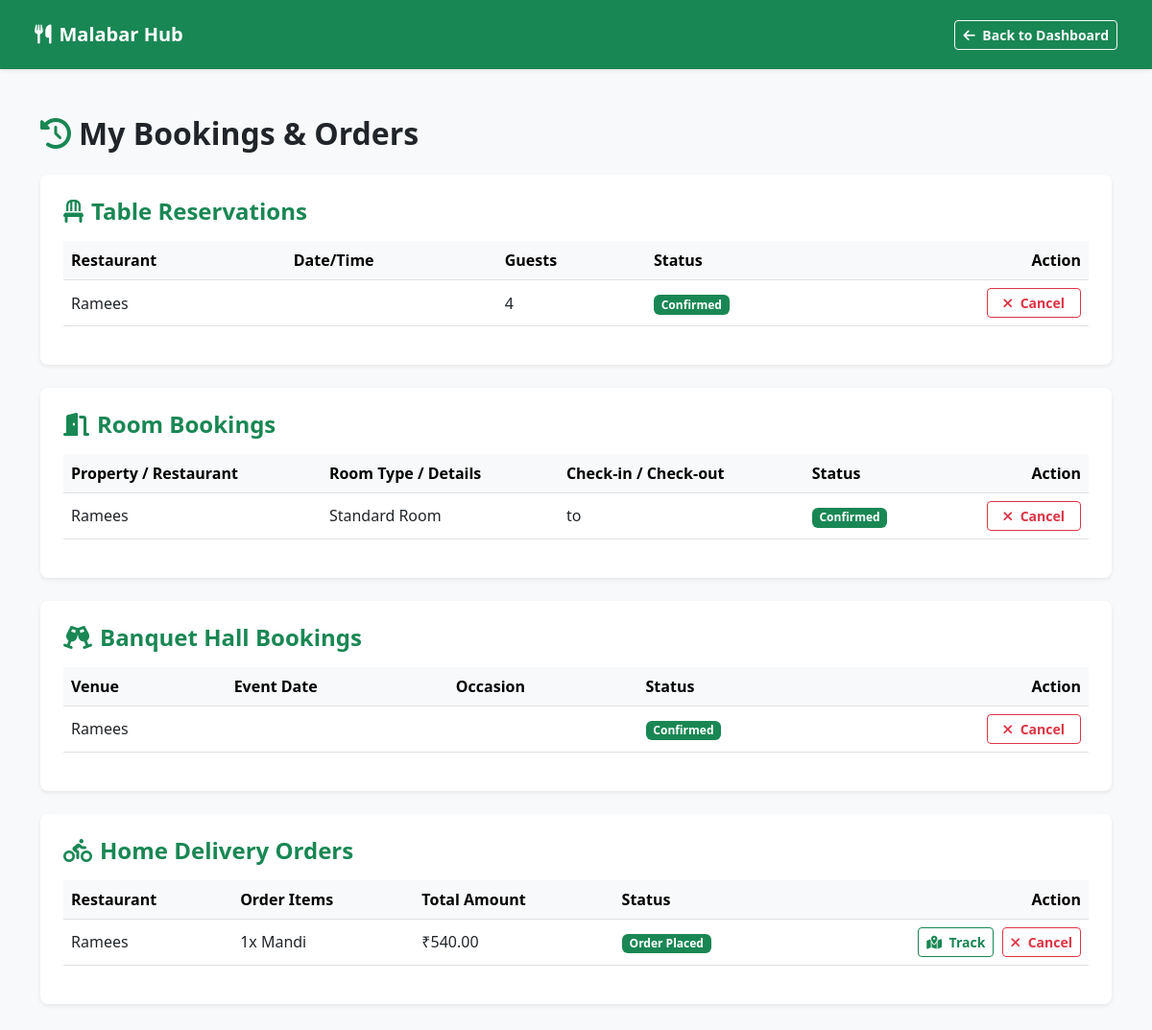
Page /customer/bookings/ (signed in) on the committed database.
### restaurants/models.py (models this page shows, shortened)
class Booking(models.Model):
    BOOKING_TYPES = [
        ('table', 'Table Booking'),
        ('room', 'Room Booking'),
        ('banquet', 'Banquet Booking'),
    ]
    user = models.ForeignKey(User, on_delete=models.CASCADE)
    restaurant = models.ForeignKey(Restaurant, on_delete=models.CASCADE)
    space = models.ForeignKey(Space, on_delete=models.CASCADE, null=True, blank=True)
    booking_type = models.CharField(max_length=20, choices=BOOKING_TYPES, default='table')
    booking_date = models.DateTimeField()
    guests_count = models.PositiveIntegerField(default=1)
    created_at = models.DateTimeField(auto_now_add=True)

class Restaurant(models.Model):
    user = models.OneToOneField(User, on_delete=models.CASCADE, null=True, blank=True)
    business_name = models.CharField(max_length=255)
    slug = models.SlugField(unique=True, blank=True)
    owner_name = models.CharField(max_length=255)
    email = models.EmailField(unique=True)
    phone_number = models.CharField(max_length=20)
    pan_card = models.CharField(max_length=50, blank=True, null=True)
    gst_number = models.CharField(max_length=50, blank=True, null=True)
    fssai_license = models.CharField(max_length=50, blank=True, null=True)
    bank_account = models.CharField(max_length=50, blank=True, null=True)
    ifsc_code = models.CharField(max_length=20, blank=True, null=True)
    pan_document = models.FileField(upload_to='kyc_docs/', blank=True, null=True)
    gst_document = models.FileField(upload_to='kyc_docs/', blank=True, null=True)
    fssai_document = models.FileField(upload_to='kyc_docs/', blank=True, null=True)
    outside_view = models.ImageField(upload_to='restaurant_images/', blank=True, null=True)
    inside_view = models.ImageField(upload_to='restaurant_images/', blank=True, null=True)
    table_images = models.ImageField(upload_to='restaurant_images/', blank=True, null=True)
    room_images = models.ImageField(upload_to='restaurant_images/', blank=True, null=True)
    banquet_images = models.ImageField(upload_to='restaurant_images/', blank=True, null=True)
    rooftop_images = models.ImageField(upload_to='restaurant_images/', blank=True, null=True)
    bar_images = models.ImageField(upload_to='restaurant_images/', blank=True, null=True)
    is_verified = models.BooleanField(default=False)
    created_at = models.DateTimeField(auto_now_add=True)

class HomeDeliveryOrder(models.Model):
    customer = models.ForeignKey(User, on_delete=models.CASCADE)
    restaurant = models.ForeignKey(Restaurant, on_delete=models.CASCADE)
    items_summary = models.TextField()
    delivery_address = models.TextField()
    phone = models.CharField(max_length=20)
    notes = models.TextField(blank=True, null=True)
    total_amount = models.DecimalField(max_digits=10, decimal_places=2)
    payment_method = models.CharField(max_length=50)
    status = models.CharField(max_length=50, default='Order Placed')
    created_at = models.DateTimeField(auto_now_add=True)

### restaurants/views.py (the view)
# urls.py: path('customer/bookings/', views.customer_bookings_view, name='customer_bookings'),
@never_cache
@login_required
def customer_bookings_view(request):
    table_bookings = Booking.objects.filter(user=request.user, booking_type='table')
    room_bookings = Booking.objects.filter(user=request.user, booking_type='room')
    banquet_bookings = Booking.objects.filter(user=request.user, booking_type='banquet')
    delivery_orders = HomeDeliveryOrder.objects.filter(customer=request.user).order_by('-created_at')
    context = {
        'table_bookings': table_bookings,
        'room_bookings': room_bookings,
        'banquet_bookings': banquet_bookings,
        'delivery_orders': delivery_orders,
    }
    return render(request, 'restaurants/customer_bookings.html', context)

### templates/restaurants/customer_bookings.html (shortened to what this page needs)
<!DOCTYPE html>
<html lang="en">
<head>
    <link href="https://cdn.jsdelivr.net/npm/bootstrap@5.3.0/dist/css/bootstrap.min.css" rel="stylesheet">
    <link rel="stylesheet" href="https://cdnjs.cloudflare.com/ajax/libs/font-awesome/6.4.0/css/all.min.css">
</head>
<body class="bg-light">
    <nav class="navbar navbar-dark bg-success shadow-sm py-3 px-4">
        <div class="container-fluid">
            <a class="navbar-brand fw-bold text-white text-decoration-none" href="{% url 'customer_dashboard' %}">
                <i class="fas fa-utensils me-2"></i>Malabar Hub
            </a>
            <a href="{% url 'customer_dashboard' %}" class="btn btn-outline-light btn-sm fw-bold">
                <i class="fas fa-arrow-left me-1"></i> Back to Dashboard
            </a>
        </div>
    </nav>
    <div class="container py-5">
        <h2 class="fw-bold text-dark mb-4"><i class="fas fa-history text-success me-2"></i>My Bookings & Orders</h2>
        <div class="card border-0 shadow-sm p-4 mb-4 bg-white rounded-3">
            <h4 class="fw-bold text-success mb-3"><i class="fas fa-chair me-2"></i>Table Reservations</h4>
            {% if table_bookings %}
                <div class="table-responsive">
                    <table class="table align-middle">
                        <thead class="table-light">
                            <tr>
                                <th>Restaurant</th>
                                <th>Date/Time</th>
                                <th>Guests</th>
                                <th>Status</th>
                                <th class="text-end">Action</th>
                            </tr>
                        </thead>
                        <tbody>
                            {% for booking in table_bookings %}
                            <tr>
                                <td>{{ booking.restaurant.business_name }}</td>
                                <td>{{ booking.booking_time }}</td>
                                <td>{{ booking.guests_count }}</td>
                                <td><span class="badge bg-success">Confirmed</span></td>
                                <td class="text-end">
                                    <form action="{% url 'cancel_table_booking' booking.id %}" method="POST" onsubmit="return confirm('Are you sure you want to cancel this table reservation?');" class="d-inline">
                                        <button type="submit" class="btn btn-sm btn-outline-danger fw-semibold px-3">
                                            <i class="fas fa-times me-1"></i> Cancel
                                        </button>
                                    </form>
                                </td>
                            </tr>
                            {% endfor %}
                        </tbody>
                    </table>
                </div>
            {% else %}
                <p class="text-muted mb-0">No active table bookings found.</p>
            {% endif %}
        </div>
        <div class="card border-0 shadow-sm p-4 mb-4 bg-white rounded-3">
            <h4 class="fw-bold text-success mb-3"><i class="fas fa-door-open me-2"></i>Room Bookings</h4>
            {% if room_bookings %}
                <div class="table-responsive">
                    <table class="table align-middle">
                        <thead class="table-light">
                            <tr>
                                <th>Property / Restaurant</th>
                                <th>Room Type / Details</th>
                                <th>Check-in / Check-out</th>
                                <th>Status</th>
                                <th class="text-end">Action</th>
                            </tr>
                        </thead>
                        <tbody>
                            {% for booking in room_bookings %}
                            <tr>
                                <td>{{ booking.restaurant.business_name }}</td>
                                <td>{{ booking.room_name|default:"Standard Room" }}</td>
                                <td>{{ booking.check_in_date }} to {{ booking.check_out_date }}</td>
                                <td><span class="badge bg-success">Confirmed</span></td>
                                <td class="text-end">
                                    <form action="{% url 'cancel_room_booking' booking.id %}" method="POST" onsubmit="return confirm('Are you sure you want to cancel this room booking?');" class="d-inline">
                                        <button type="submit" class="btn btn-sm btn-outline-danger fw-semibold px-3">
                                            <i class="fas fa-times me-1"></i> Cancel
                                        </button>
                                    </form>
                                </td>
                            </tr>
                            {% endfor %}
                        </tbody>
                    </table>
                </div>
            {% else %}
                <p class="text-muted mb-0">No room bookings found.</p>
            {% endif %}
        </div>
        <div class="card border-0 shadow-sm p-4 mb-4 bg-white rounded-3">
            <h4 class="fw-bold text-success mb-3"><i class="fas fa-glass-cheers me-2"></i>Banquet Hall Bookings</h4>
            {% if banquet_bookings %}
                <div class="table-responsive">
                    <table class="table align-middle">
                        <thead class="table-light">
                            <tr>
                                <th>Venue</th>
                                <th>Event Date</th>
                                <th>Occasion</th>
                                <th>Status</th>
                                <th class="text-end">Action</th>
                            </tr>
                        </thead>
                        <tbody>
                            {% for booking in banquet_bookings %}
                            <tr>
                                <td>{{ booking.restaurant.business_name }}</td>
                                <td>{{ booking.event_date }}</td>
                                <td>{{ booking.occasion }}</td>
                                <td><span class="badge bg-success">Confirmed</span></td>
                                <td class="text-end">
                                    <form action="{% url 'cancel_banquet_booking' booking.id %}" method="POST" onsubmit="return confirm('Are you sure you want to cancel this banquet booking?');" class="d-inline">
                                        <button type="submit" class="btn btn-sm btn-outline-danger fw-semibold px-3">
                                            <i class="fas fa-times me-1"></i> Cancel
                                        </button>
                                    </form>
                                </td>
                            </tr>
                            {% endfor %}
                        </tbody>
                    </table>
                </div>
            {% else %}
                <p class="text-muted mb-0">No banquet hall bookings found.</p>
            {% endif %}
        </div>
        <div class="card border-0 shadow-sm p-4 mb-4 bg-white rounded-3">
            <h4 class="fw-bold text-success mb-3"><i class="fas fa-biking me-2"></i>Home Delivery Orders</h4>
            {% if delivery_orders %}
                <div class="table-responsive">
                    <table class="table align-middle">
                        <thead class="table-light">
                            <tr>
                                <th>Restaurant</th>
                                <th>Order Items</th>
                                <th>Total Amount</th>
                                <th>Status</th>
                                <th class="text-end">Action</th>
                            </tr>
                        </thead>
                        <tbody>
                            {% for order in delivery_orders %}
                            <tr>
                                <td>{{ order.restaurant.business_name }}</td>
                                <td>{{ order.items_summary }}</td>
                                <td>₹{{ order.total_amount }}</td>
                                <td>
                                    <span class="badge bg-success px-2 py-1">{{ order.status }}</span>
                                </td>
                                <td class="text-end">
                                    <button class="btn btn-sm btn-outline-success fw-semibold px-2 me-1" data-bs-toggle="modal" data-bs-target="#trackModal{{ order.id }}">
                                        <i class="fas fa-map-marked-alt me-1"></i> Track
                                    </button>
                                    {% if order.status == 'Order Placed' or order.status == 'Pending' %}
                                        <form action="{% url 'cancel_delivery_order' order.id %}" method="POST" onsubmit="return confirm('Are you sure you want to cancel this delivery order?');" class="d-inline">
                                            <button type="submit" class="btn btn-sm btn-outline-danger fw-semibold px-2">
                                                <i class="fas fa-times me-1"></i> Cancel
                                            </button>
                                        </form>
                                    {% else %}
                                        <button class="btn btn-sm btn-outline-secondary fw-semibold px-2" disabled title="Cannot cancel once preparation has started">
                                            <i class="fas fa-ban me-1"></i> Cancel
                                        </button>
                                    {% endif %}
                                </td>
                            </tr>
                            {% endfor %}
                        </tbody>
                    </table>
                </div>
            {% else %}
                <p class="text-muted mb-0">No home delivery orders found.</p>
            {% endif %}
        </div>
    </div>
</body>
</html>

### rows in the picture
Booking: restaurant.business_name "Ramees", guests_count "4"
Booking: restaurant.business_name "Ramees", room_name "Standard Room"
Booking: restaurant.business_name "Ramees"
HomeDeliveryOrder: restaurant.business_name "Ramees", items_summary "1x Mandi", total_amount "540.00", status "Order Placed", shows "Cancel"
